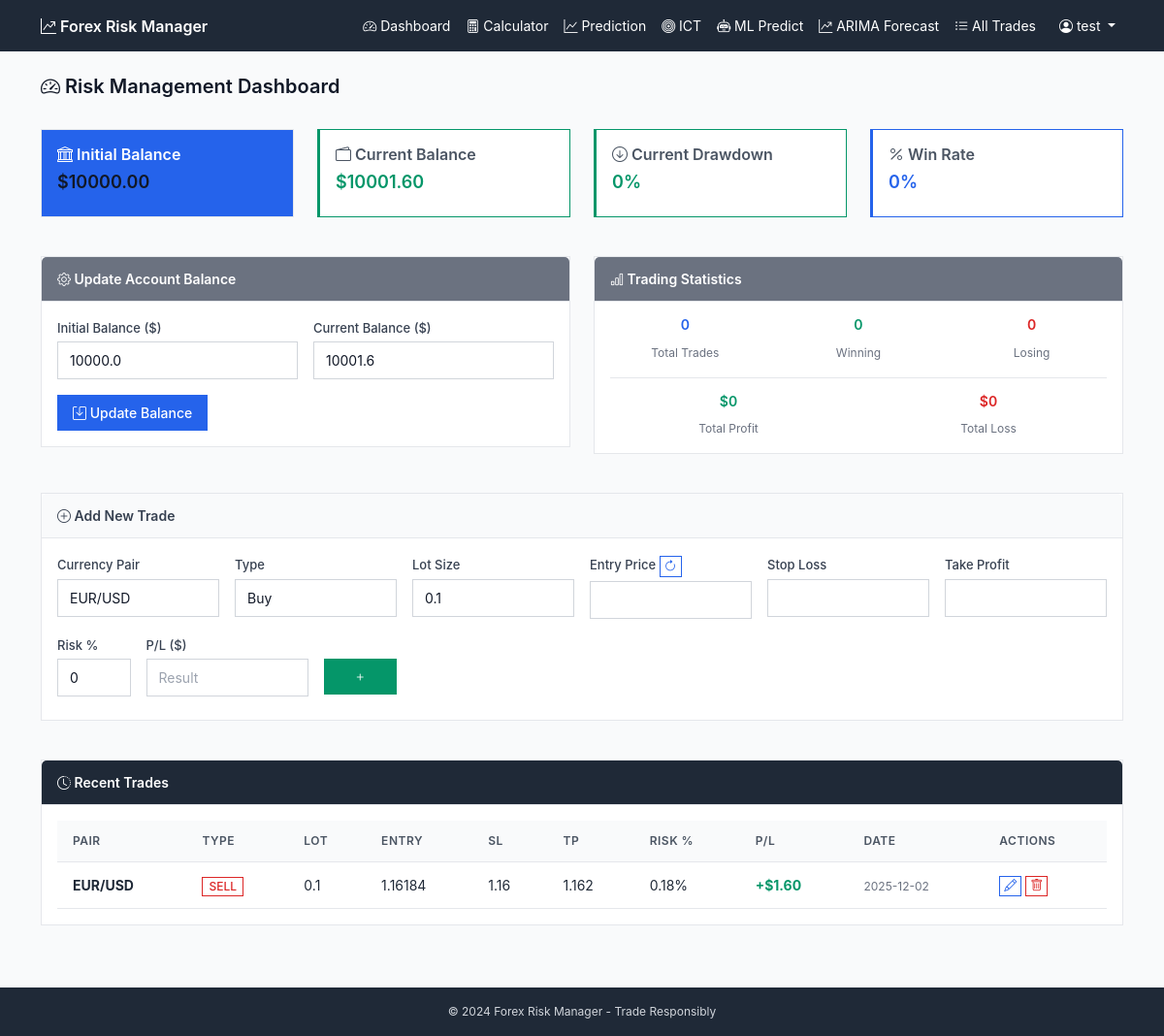
/ (signed in), run on the app's committed database.
### tables this page shows
CREATE TABLE account (
            id INTEGER PRIMARY KEY,
            user_id INTEGER,
            initial_balance REAL NOT NULL,
            current_balance REAL NOT NULL,
            max_drawdown_percent REAL DEFAULT 0,
            created_at TIMESTAMP DEFAULT CURRENT_TIMESTAMP,
            FOREIGN KEY (user_id) REFERENCES users (id)
        );

CREATE TABLE trades (
            id INTEGER PRIMARY KEY,
            user_id INTEGER,
            pair VARCHAR(20) NOT NULL,
            trade_type VARCHAR(10) NOT NULL,
            lot_size REAL NOT NULL,
            entry_price REAL NOT NULL,
            exit_price REAL,
            stop_loss REAL,
            take_profit REAL,
            profit_loss REAL DEFAULT 0,
            risk_percent REAL,
            status VARCHAR(20) DEFAULT 'open',
            created_at TIMESTAMP DEFAULT CURRENT_TIMESTAMP,
            closed_at TIMESTAMP,
            FOREIGN KEY (user_id) REFERENCES users (id)
        );

### app.py (the view)
@app.route('/')
@login_required
def index():
    conn = get_db()
    account = conn.execute('SELECT * FROM account WHERE user_id = ?', (session['user_id'],)).fetchone()
    if not account:
        conn.execute('INSERT INTO account (user_id, initial_balance, current_balance) VALUES (?, ?, ?)',
                    (session['user_id'], 10000.0, 10000.0))
        conn.commit()
        account = conn.execute('SELECT * FROM account WHERE user_id = ?', (session['user_id'],)).fetchone()
    trades = conn.execute('SELECT * FROM trades WHERE user_id = ? ORDER BY created_at DESC LIMIT 10',
                         (session['user_id'],)).fetchall()
    all_trades = conn.execute('SELECT * FROM trades WHERE user_id = ? AND status = "closed"',
                             (session['user_id'],)).fetchall()
    total_trades = len(all_trades)
    winning_trades = len([t for t in all_trades if t['profit_loss'] > 0])
    losing_trades = len([t for t in all_trades if t['profit_loss'] < 0])
    win_rate = (winning_trades / total_trades * 100) if total_trades > 0 else 0
    total_profit = sum([t['profit_loss'] for t in all_trades if t['profit_loss'] > 0])
    total_loss = abs(sum([t['profit_loss'] for t in all_trades if t['profit_loss'] < 0]))
    current_drawdown = calculate_drawdown(account['initial_balance'], account['current_balance'])
    conn.close()
    return render_template('index.html',
                         account=account,
                         trades=trades,
                         total_trades=total_trades,
                         winning_trades=winning_trades,
                         losing_trades=losing_trades,
                         win_rate=round(win_rate, 2),
                         total_profit=round(total_profit, 2),
                         total_loss=round(total_loss, 2),
                         current_drawdown=round(current_drawdown, 2))

### templates/index.html (shortened to what this page needs)
{% extends 'base.html' %}
{% block content %}
<div class="row mb-4">
    <div class="col-12">
        <h2><i class="bi bi-speedometer2"></i> Risk Management Dashboard</h2>
    </div>
</div>
<div class="row mb-4">
    <div class="col-md-3">
        <div class="card bg-primary text-white">
            <div class="card-body">
                <h6 class="card-title"><i class="bi bi-bank"></i> Initial Balance</h6>
                <h3>${{ "%.2f"|format(account['initial_balance']) }}</h3>
            </div>
        </div>
    </div>
    <div class="col-md-3">
        <div class="card stat-card {% if account['current_balance'] >= account['initial_balance'] %}success{% else %}danger{% endif %}">
            <div class="card-body">
                <h6 class="card-title text-muted"><i class="bi bi-wallet2"></i> Current Balance</h6>
                <h3 class="{% if account['current_balance'] >= account['initial_balance'] %}text-success{% else %}text-danger{% endif %}">${{ "%.2f"|format(account['current_balance']) }}</h3>
            </div>
        </div>
    </div>
    <div class="col-md-3">
        <div class="card stat-card {% if current_drawdown < 10 %}success{% elif current_drawdown < 20 %}warning{% else %}danger{% endif %}">
            <div class="card-body">
                <h6 class="card-title text-muted"><i class="bi bi-arrow-down-circle"></i> Current Drawdown</h6>
                <h3 class="{% if current_drawdown < 10 %}text-success{% elif current_drawdown < 20 %}text-warning{% else %}text-danger{% endif %}">{{ current_drawdown }}%</h3>
            </div>
        </div>
    </div>
    <div class="col-md-3">
        <div class="card stat-card primary">
            <div class="card-body">
                <h6 class="card-title text-muted"><i class="bi bi-percent"></i> Win Rate</h6>
                <h3 class="text-primary">{{ win_rate }}%</h3>
            </div>
        </div>
    </div>
</div>
<div class="row mb-4">
    <div class="col-md-6">
        <div class="card">
            <div class="card-header bg-secondary text-white">
                <i class="bi bi-gear"></i> Update Account Balance
            </div>
            <div class="card-body">
                <form action="{{ url_for('update_balance') }}" method="POST" class="row g-3">
                    <div class="col-md-6">
                        <label class="form-label">Initial Balance ($)</label>
                        <input type="number" step="0.01" name="initial_balance" class="form-control" value="{{ account['initial_balance'] }}">
                    </div>
                    <div class="col-md-6">
                        <label class="form-label">Current Balance ($)</label>
                        <input type="number" step="0.01" name="current_balance" id="currentBalance" class="form-control" value="{{ account['current_balance'] }}">
                    </div>
                    <div class="col-12">
                        <button type="submit" class="btn btn-primary"><i class="bi bi-save"></i> Update Balance</button>
                    </div>
                </form>
            </div>
        </div>
    </div>
    <div class="col-md-6">
        <div class="card">
            <div class="card-header bg-secondary text-white">
                <i class="bi bi-bar-chart"></i> Trading Statistics
            </div>
            <div class="card-body">
                <div class="row text-center">
                    <div class="col-4">
                        <h5 class="text-primary">{{ total_trades }}</h5>
                        <small>Total Trades</small>
                    </div>
                    <div class="col-4">
                        <h5 class="text-success">{{ winning_trades }}</h5>
                        <small>Winning</small>
                    </div>
                    <div class="col-4">
                        <h5 class="text-danger">{{ losing_trades }}</h5>
                        <small>Losing</small>
                    </div>
                </div>
                <hr>
                <div class="row text-center">
                    <div class="col-6">
                        <h5 class="text-success">${{ total_profit }}</h5>
                        <small>Total Profit</small>
                    </div>
                    <div class="col-6">
                        <h5 class="text-danger">${{ total_loss }}</h5>
                        <small>Total Loss</small>
                    </div>
                </div>
            </div>
        </div>
    </div>
</div>
<div class="row mb-4">
    <div class="col-12">
        <div class="card">
            <div class="card-header">
                <i class="bi bi-plus-circle"></i> Add New Trade
            </div>
            <div class="card-body">
                <form action="{{ url_for('add_trade') }}" method="POST" class="row g-3">
                    <div class="col-md-2">
                        <label class="form-label">Currency Pair</label>
                        <select name="pair" id="tradePair" class="form-select">
                            <option value="EUR/USD">EUR/USD</option>
                        </select>
                    </div>
                    <div class="col-md-2">
                        <label class="form-label">Type</label>
                        <select name="trade_type" class="form-select">
                            <option value="buy">Buy</option>
                        </select>
                    </div>
                    <div class="col-md-2">
                        <label class="form-label">Lot Size</label>
                        <input type="number" step="0.01" name="lot_size" id="lotSize" class="form-control" value="0.1" required oninput="calculateRisk()">
                    </div>
                    <div class="col-md-2">
                        <label class="form-label">Entry Price <button type="button" class="btn btn-sm btn-outline-primary py-0 px-1" onclick="fetchEntryPrice()"><i class="bi bi-arrow-clockwise"></i></button></label>
                        <input type="number" step="0.00001" name="entry_price" id="entryPrice" class="form-control" required oninput="calculateRisk()">
                    </div>
                    <div class="col-md-2">
                        <label class="form-label">Stop Loss</label>
                        <input type="number" step="0.00001" name="stop_loss" id="stopLoss" class="form-control" oninput="calculateRisk()">
                    </div>
                    <div class="col-md-2">
                        <label class="form-label">Take Profit</label>
                        <input type="number" step="0.00001" name="take_profit" id="takeProfit" class="form-control" oninput="calculateRisk()">
                    </div>
                    <div class="col-md-1">
                        <label class="form-label">Risk %</label>
                        <input type="number" step="0.01" name="risk_percent" id="riskPercent" class="form-control" value="0" readonly>
                    </div>
                    <div class="col-md-2">
                        <label class="form-label">P/L ($)</label>
                        <input type="number" step="0.01" name="profit_loss" id="profitLoss" class="form-control" placeholder="Result">
                    </div>
                    <div class="col-md-1">
                        <label class="form-label">&nbsp;</label>
                        <button type="submit" class="btn btn-success w-100"><i class="bi bi-plus"></i></button>
                    </div>
                </form>
            </div>
        </div>
    </div>
</div>
<div class="row">
    <div class="col-12">
        <div class="card">
            <div class="card-header bg-dark text-white">
                <i class="bi bi-clock-history"></i> Recent Trades
            </div>
            <div class="card-body">
                <div class="table-responsive">
                    <table class="table table-hover">
                        <thead>
                            <tr>
                                <th>Pair</th>
                                <th>Type</th>
                                <th>Lot</th>
                                <th>Entry</th>
                                <th>SL</th>
                                <th>TP</th>
                                <th>Risk %</th>
                                <th>P/L</th>
                                <th>Date</th>
                                <th>Actions</th>
                            </tr>
                        </thead>
                        <tbody>
                            {% for trade in trades %}
                            <tr>
                                <td><strong>{{ trade['pair'] }}</strong></td>
                                <td>
                                    <span class="badge {% if trade['trade_type'] == 'buy' %}badge-outline-success{% else %}badge-outline-danger{% endif %}">
                                        {{ trade['trade_type']|upper }}
                                    </span>
                                </td>
                                <td>{{ trade['lot_size'] }}</td>
                                <td>{{ trade['entry_price'] }}</td>
                                <td>{{ trade['stop_loss'] or '-' }}</td>
                                <td>{{ trade['take_profit'] or '-' }}</td>
                                <td>{{ "%.2f"|format(trade['risk_percent']) if trade['risk_percent'] else '-' }}%</td>
                                <td>
                                    {% if trade['profit_loss'] %}
                                    <span class="{% if trade['profit_loss'] > 0 %}text-success{% else %}text-danger{% endif %} fw-bold">
                                        {% if trade['profit_loss'] > 0 %}+{% endif %}${{ "%.2f"|format(trade['profit_loss']) }}
                                    </span>
                                    {% else %}
                                    <span class="text-muted">-</span>
                                    {% endif %}
                                </td>
                                <td><small>{{ trade['created_at'][:10] if trade['created_at'] else '-' }}</small></td>
                                <td>
                                    <button class="btn btn-sm btn-outline-primary py-0 px-1" data-bs-toggle="modal" data-bs-target="#editModal{{ trade['id'] }}">
                                        <i class="bi bi-pencil"></i>
                                    </button>
                                    <form action="{{ url_for('delete_trade', trade_id=trade['id']) }}" method="POST" class="d-inline">
                                        <button type="submit" class="btn btn-sm btn-outline-danger py-0 px-1" onclick="return confirm('Delete?')">
                                            <i class="bi bi-trash"></i>
                                        </button>
                                    </form>
                                </td>
                            </tr>
                            {% endfor %}
                        </tbody>
                    </table>
                </div>
            </div>
        </div>
    </div>
</div>
{% endblock %}

### data on the page
account: initial_balance "10000.00", current_balance "10001.60", initial_balance "10000.0", current_balance "10001.6"
trades: pair "EUR/USD", trade_type "SELL", lot_size "0.1", entry_price "1.16184", stop_loss "1.16", take_profit "1.162", risk_percent "0.18", profit_loss "1.60", created_at "2025-12-02"

### other printed values
{{ session.get('user_name', 'User') }} "test"
{{ current_drawdown }} "0"
{{ win_rate }} "0"
{{ total_trades }} "0"
{{ winning_trades }} "0"
{{ losing_trades }} "0"
{{ total_profit }} "0"
{{ total_loss }} "0"
